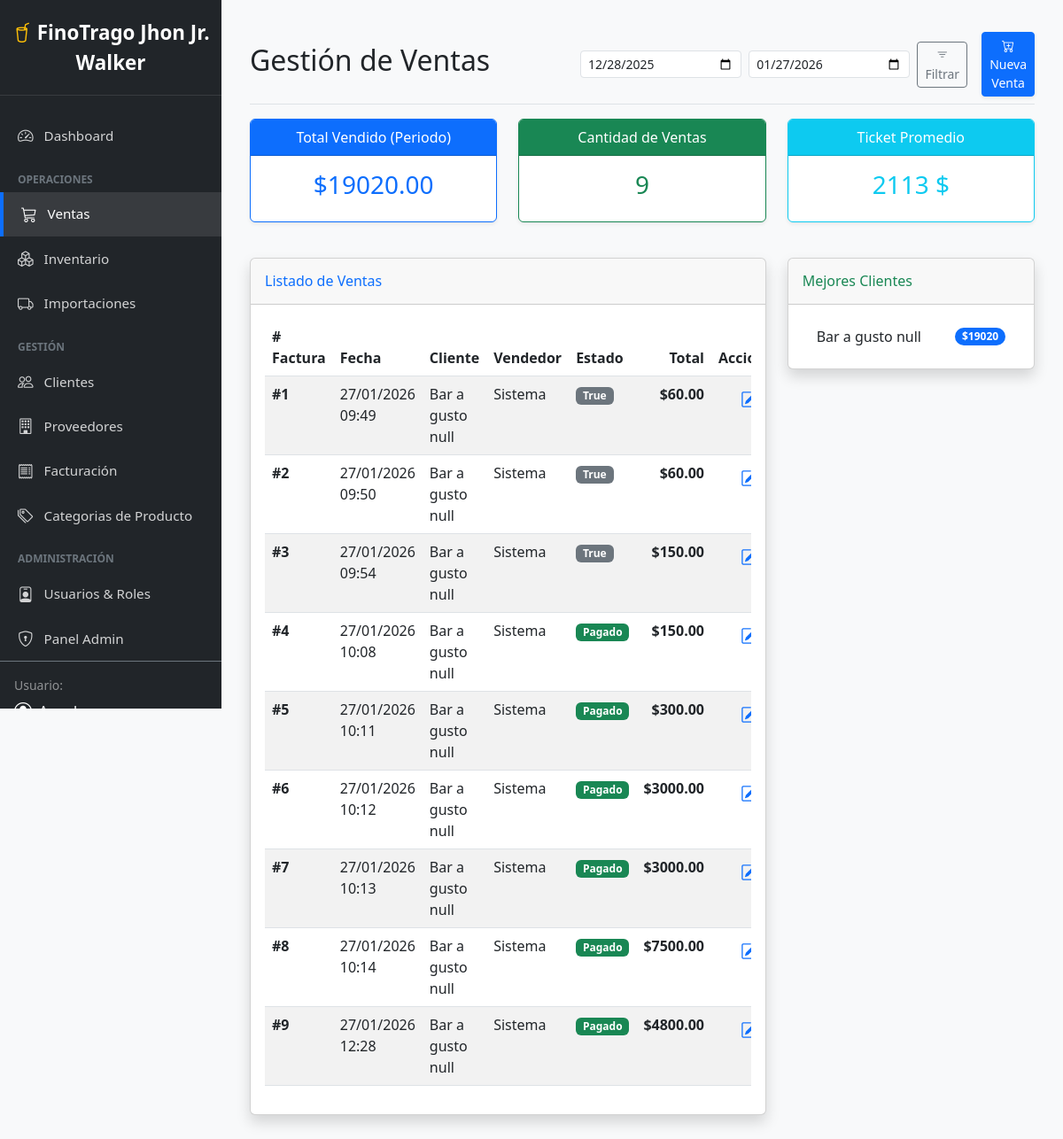
Page /ventas/ (signed in) on the committed database.
### dashboard/models.py (models this page shows, shortened)
class Venta(models.Model):
    ESTADOS = [
        ('PENDIENTE', 'Pendiente'),
        ('PAGADO', 'Pagado / Exitoso'),
        ('CANCELADO', 'Cancelado'),
    ]
    cliente = models.ForeignKey(Cliente, on_delete=models.CASCADE)
    usuario = models.ForeignKey(User, on_delete=models.CASCADE)
    fecha = models.DateTimeField(auto_now_add=True)
    total = models.DecimalField(max_digits=10, decimal_places=2, default=0)
    observacion = models.TextField(blank=True, null=True)
    estado = models.CharField(max_length=20, choices=ESTADOS, default='PENDIENTE')

class Cliente(models.Model):
    nombre = models.CharField(max_length=50)
    apellido1 = models.CharField(max_length=50)
    apellido2 = models.CharField(max_length=50, blank=True, null=True)
    ci = models.CharField(max_length=20, unique=True, verbose_name="CI")
    nit = models.CharField(max_length=20, blank=True, null=True, verbose_name="NIT")
    direccion = models.CharField(max_length=200, blank=True, null=True)
    telefono = models.CharField(max_length=30)
    email = models.EmailField(blank=True, null=True)
    tipo_cliente = models.CharField(max_length=20, choices=[('MINORISTA', 'Minorista'), ('MAYORISTA', 'Mayorista')], default='MINORISTA')
    limite_credito = models.DecimalField(max_digits=10, decimal_places=2, default=0)
    class Meta:
        verbose_name_plural = "Clientes"

### dashboard/decorators.py (the view)
        def wrapper(request, *args, **kwargs):
            perfil = getattr(request.user, 'perfil', None)
            if not perfil or not perfil.tiene_permiso(nombre_permiso):
                messages.error(request, "No tienes permisos para realizar esta acción.")
                return redirect('dashboard:principal')
            return view_func(request, *args, **kwargs)

### dashboard/models.py (called while the page is built)
    def tiene_permiso(self, permiso):
        if not self.rol:
            return False
        return self.rol.permisos.filter(nombre=permiso).exists()

### dashboard/templatetags/permisos.py (called while the page is built)
@register.filter
def tiene_permiso(usuario, permiso):
    if not usuario or not hasattr(usuario, 'perfil'):
        return False
    return usuario.perfil.tiene_permiso(permiso)

### dashboard/templates/dashboard/ventas.html (shortened to what this page needs)
{% extends "dashboard/base.html" %}
{% block content %}
<div class="contenido-ajustado">
    <div class="container-fluid pt-3">
                    <div class="d-flex justify-content-between flex-wrap flex-md-nowrap align-items-center pb-2 mb-3 border-bottom">
    <h1 class="h2">Gestión de Ventas</h1>
    <div class="btn-toolbar mb-2 mb-md-0">
        <form method="get" class="d-flex gap-2 align-items-center">
            <input type="date" name="fecha_inicio" class="form-control form-control-sm" value="{{ fecha_inicio|date:'Y-m-d' }}">
            <input type="date" name="fecha_fin" class="form-control form-control-sm" value="{{ fecha_fin|date:'Y-m-d' }}">
            <button type="submit" class="btn btn-sm btn-outline-secondary">
                <i class="bi bi-filter"></i> Filtrar
            </button>
            <a href="{% url 'dashboard:crear_venta' %}" class="btn btn-sm btn-primary ms-2 shadow-sm">
                <i class="bi bi-cart-plus"></i> Nueva Venta
            </a>
        </form>
    </div>
</div>
        <div class="row mb-4">
            <div class="col-md-4">
                <div class="card border-primary mb-3 text-center shadow-sm">
                    <div class="card-header bg-primary text-white">Total Vendido (Periodo)</div>
                    <div class="card-body">
                        <h3 class="card-title text-primary">${{ total_periodo|floatformat:2 }}</h3>
                    </div>
                </div>
            </div>
            <div class="col-md-4">
                <div class="card border-success mb-3 text-center shadow-sm">
                    <div class="card-header bg-success text-white">Cantidad de Ventas</div>
                    <div class="card-body">
                        <h3 class="card-title text-success">{{ cantidad_ventas }}</h3>
                    </div>
                </div>
            </div>
            <div class="col-md-4">
                <div class="card border-info mb-3 text-center shadow-sm">
                    <div class="card-header bg-info text-white">Ticket Promedio</div>
                    <div class="card-body">
                        <h3 class="card-title text-info">
                            {% widthratio total_periodo cantidad_ventas 1 %} $
                        </h3>
                    </div>
                </div>
            </div>
        </div>
        <div class="row">
            <div class="col-lg-8">
                <div class="card shadow mb-4">
                    <div class="card-header py-3">
                        <h6 class="m-0 font-weight-bold text-primary">Listado de Ventas</h6>
                    </div>
                    <div class="card-body">
                        <div class="table-responsive">
                            <table class="table table-striped table-hover">
                                <thead>
                                    <tr>
                                        <th># Factura</th>
                                        <th>Fecha</th>
                                        <th>Cliente</th>
                                        <th>Vendedor</th>
                                        <th>Estado</th>
                                        <th class="text-end">Total</th>
                                        <th class="text-center">Acciones</th>
                                    </tr>
                                </thead>
                                <tbody>
                                    {% for venta in ventas %}
                                    <tr>
                                        <td><strong>#{{ venta.id }}</strong></td>
                                        <td>{{ venta.fecha|date:"d/m/Y H:i" }}</td>
                                        <td>{{ venta.cliente.nombre }} {{ venta.cliente.apellido1 }}</td>
                                        <td>{{ venta.usuario.nombre|default:"Sistema" }}</td>
                                        <td>
                                            {% if venta.estado == 'PAGADO' %}
                                                <span class="badge bg-success">Pagado</span>
                                            {% elif venta.estado == 'PENDIENTE' %}
                                                <span class="badge bg-warning text-dark">Pendiente</span>
                                            {% else %}
                                                <span class="badge bg-secondary">{{ venta.estado }}</span>
                                            {% endif %}
                                        </td>
                                        <td class="text-end fw-bold">${{ venta.total|floatformat:2 }}</td>
                                        <td class="text-center">
                                            <a href="{% url 'dashboard:editar_venta' venta.id %}" class="btn btn-sm btn-outline-primary border-0" title="Editar Venta">
                                                <i class="bi bi-pencil-square fs-5"></i>
                                            </a>
                                        </td>
                                    </tr>
                                    {% empty %}
                                    <tr>
                                        <td colspan="7" class="text-center py-5 text-muted">
                                            No se encontraron ventas en este rango de fechas.
                                        </td>
                                    </tr>
                                    {% endfor %}
                                </tbody>
                            </table>
                        </div>
                    </div>
                </div>
            </div>
            <div class="col-lg-4">
                <div class="card shadow mb-4">
                    <div class="card-header py-3">
                        <h6 class="m-0 font-weight-bold text-success">Mejores Clientes</h6>
                    </div>
                    <div class="card-body">
                        <ul class="list-group list-group-flush">
                            {% for c in ventas_cliente %}
                            <li class="list-group-item d-flex justify-content-between align-items-center">
                                {{ c.cliente__nombre }} {{ c.cliente__apellido1 }}
                                <span class="badge bg-primary rounded-pill">${{ c.total|floatformat:0 }}</span>
                            </li>
                            {% empty %}
                            <li class="list-group-item">Sin datos aún.</li>
                            {% endfor %}
                        </ul>
                    </div>
                </div>
            </div>
        </div>
    </div>
</div>
{% endblock %}

### dashboard/templates/dashboard/base.html (shortened to what this page needs)
{% load static %}
{% load permisos %}
<!DOCTYPE html>
<html lang="es">
<head>
    <link href="https://cdn.jsdelivr.net/npm/bootstrap@5.3.0/dist/css/bootstrap.min.css" rel="stylesheet">
    <link rel="stylesheet" href="https://cdn.jsdelivr.net/npm/bootstrap-icons@1.11.0/font/bootstrap-icons.css">
    <link rel="stylesheet" href="{% static 'styles/dashboard.css' %}">
</head>
<body>
    <nav class="sidebar">
        <div class="logo">
            <i class="bi bi-cup-straw text-warning"></i> <strong>FinoTrago Jhon Jr. Walker</strong>
        </div>
        <ul class="nav flex-column">
            {% if request.user|tiene_permiso:"modulo_dashboard" %}
            <li class="nav-item">
                <a href="{% url 'dashboard:principal' %}" class="nav-link {% if request.resolver_match.url_name == 'principal' %}active{% endif %}">
                    <i class="bi bi-speedometer2"></i> Dashboard
                </a>
            </li>
            {% endif %}
            <div class="sidebar-heading">Operaciones</div>
            {% if request.user|tiene_permiso:"modulo_ventas" %}
            <li class="nav-item">
                <a href="{% url 'dashboard:ventas' %}" class="nav-link {% if request.resolver_match.url_name == 'ventas' %}active{% endif %}">
                    <i class="bi bi-cart3"></i> Ventas
                </a>
            </li>
            {% endif %}
            {% if request.user|tiene_permiso:"modulo_inventario" %}
            <li class="nav-item">
                <a href="{% url 'dashboard:inventario' %}" class="nav-link {% if request.resolver_match.url_name == 'inventario' %}active{% endif %}">
                    <i class="bi bi-boxes"></i> Inventario
                </a>
            </li>
            {% endif %}
            {% if request.user|tiene_permiso:"modulo_importacion" %}
            <li class="nav-item">
                <a href="{% url 'dashboard:importaciones' %}" class="nav-link {% if request.resolver_match.url_name == 'importaciones' %}active{% endif %}">
                    <i class="bi bi-truck"></i> Importaciones
                </a>
            </li>
            {% endif %}
            <div class="sidebar-heading">Gestión</div>
            {% if request.user|tiene_permiso:"modulo_clientes" %}
            <li class="nav-item">
                <a href="{% url 'dashboard:clientes' %}" class="nav-link {% if request.resolver_match.url_name == 'clientes' %}active{% endif %}">
                    <i class="bi bi-people"></i> Clientes
                </a>
            </li>
            {% endif %}
            {% if request.user|tiene_permiso:"modulo_proveedores" %}
            <li class="nav-item">
                <a href="{% url 'dashboard:proveedores' %}" class="nav-link {% if request.resolver_match.url_name == 'proveedores' %}active{% endif %}">
                    <i class="bi bi-building"></i> Proveedores
                </a>
            </li>
            {% endif %}
            {% if request.user|tiene_permiso:"modulo_facturacion" %}
            <li class="nav-item">
                <a href="{% url 'dashboard:facturacion' %}" class="nav-link {% if request.resolver_match.url_name == 'facturacion' %}active{% endif %}">
                    <i class="bi bi-receipt"></i> Facturación
                </a>
            </li>
            {% endif %}
            {% if request.user|tiene_permiso:"modulo_categorias" %}
            <li class="nav-item">
                <a href="{% url 'dashboard:categorias' %}" class="nav-link {% if request.resolver_match.url_name == 'categorias' %}active{% endif %}">
                    <i class="bi bi-tags"></i> Categorias de Producto
                </a>
            </li>
            {% endif %}
            <div class="sidebar-heading">Administración</div>
            {% if request.user|tiene_permiso:"modulo_usuarios" %}
            <li class="nav-item">
                <a href="{% url 'dashboard:usuarios' %}" class="nav-link {% if request.resolver_match.url_name == 'usuarios' %}active{% endif %}">
                    <i class="bi bi-person-badge"></i> Usuarios & Roles
                </a>
            </li>
            {% endif %}
            <li class="nav-item">
                <a href="/admin/" target="_blank" class="nav-link">
                    <i class="bi bi-shield-lock"></i> Panel Admin
                </a>
            </li>
        </ul>
        <div class="mt-auto p-3 border-top border-secondary">
            <small class="text-white-50 d-block mb-1">Usuario:</small>
            <div class="d-flex align-items-center text-white">
                <i class="bi bi-person-circle fs-5 me-2"></i>
                <span>{{ user.username|default:"Admin" }}</span>
            </div>
        </div>
    </nav>
    <div class="main-wrapper">
        {% block content %}
        {% endblock %}
    </div>
</body>
</html>

### dashboard/templates/dashboard/base.html (style rules this page uses)
body { min-height: 100vh; overflow-x: hidden; background-color: #f8f9fa; }
.sidebar { position: fixed; top: 0; left: 0; width: 250px; height: 100vh; background-color: #212529; color: white; padding-top: 20px; z-index: 1000; overflow-y: auto; }
.sidebar .logo { font-size: 1.4rem; text-align: center; padding-bottom: 20px; border-bottom: 1px solid rgba(255,255,255,0.1); margin-bottom: 20px; }
.sidebar .nav-link { color: rgba(255,255,255,0.8); padding: 12px 20px; font-size: 0.95rem; display: flex; align-items: center; }
.sidebar .nav-link:hover, .sidebar .nav-link.active { color: white; background-color: rgba(255,255,255,0.1); border-left: 4px solid #0d6efd; }
.sidebar .nav-link i { margin-right: 12px; font-size: 1.1rem; }
.sidebar-heading { font-size: 0.75rem; text-transform: uppercase; color: #6c757d; padding: 15px 20px 5px; font-weight: bold; }
.main-wrapper { width: 100%; }

### dashboard/templates/dashboard/ventas.html (style rules this page uses)
.contenido-ajustado { margin-left: 250px; padding: 20px; width: calc(100% - 250px); }

### rows in the picture
Venta: id "1", fecha "27/01/2026 09:49", cliente.nombre "Bar a gusto", cliente.apellido1 "null", usuario.nombre "Sistema", estado "True", total "60.00"
Venta: id "2", fecha "27/01/2026 09:50", cliente.nombre "Bar a gusto", cliente.apellido1 "null", usuario.nombre "Sistema", estado "True", total "60.00"
Venta: id "3", fecha "27/01/2026 09:54", cliente.nombre "Bar a gusto", cliente.apellido1 "null", usuario.nombre "Sistema", estado "True", total "150.00"
Venta: id "4", fecha "27/01/2026 10:08", cliente.nombre "Bar a gusto", cliente.apellido1 "null", usuario.nombre "Sistema", estado "Pagado", total "150.00"
Venta: id "5", fecha "27/01/2026 10:11", cliente.nombre "Bar a gusto", cliente.apellido1 "null", usuario.nombre "Sistema", estado "Pagado", total "300.00"
Venta: id "6", fecha "27/01/2026 10:12", cliente.nombre "Bar a gusto", cliente.apellido1 "null", usuario.nombre "Sistema", estado "Pagado", total "3000.00"
Venta: id "7", fecha "27/01/2026 10:13", cliente.nombre "Bar a gusto", cliente.apellido1 "null", usuario.nombre "Sistema", estado "Pagado", total "3000.00"
Venta: id "8", fecha "27/01/2026 10:14", cliente.nombre "Bar a gusto", cliente.apellido1 "null", usuario.nombre "Sistema", estado "Pagado", total "7500.00"
Venta: id "9", fecha "27/01/2026 12:28", cliente.nombre "Bar a gusto", cliente.apellido1 "null", usuario.nombre "Sistema", estado "Pagado", total "4800.00"
Cliente: cliente__nombre "Bar a gusto", cliente__apellido1 "null", total "19020"

### other values in the picture
{{ total_periodo|floatformat:2 }} "19020.00"
{{ cantidad_ventas }} "9"
